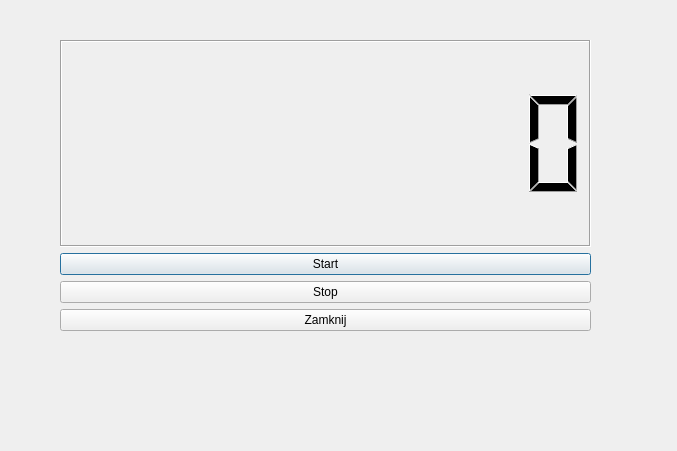
<?xml version="1.0" encoding="UTF-8"?>
<ui version="4.0">
 <class>stoper</class>
 <widget class="QDialog" name="stoper">
  <property name="geometry">
   <rect>
    <x>0</x>
    <y>0</y>
    <width>677</width>
    <height>451</height>
   </rect>
  </property>
  <property name="windowTitle">
   <string>Dialog</string>
  </property>
  <widget class="QWidget" name="">
   <property name="geometry">
    <rect>
     <x>60</x>
     <y>40</y>
     <width>531</width>
     <height>291</height>
    </rect>
   </property>
   <layout class="QVBoxLayout" name="verticalLayout">
    <item>
     <widget class="QLCDNumber" name="lcdNumber">
      <property name="frameShadow">
       <enum>QFrame::Sunken</enum>
      </property>
      <property name="digitCount">
       <number>9</number>
      </property>
     </widget>
    </item>
    <item>
     <widget class="QPushButton" name="startstoper">
      <property name="toolTipDuration">
       <number>-1</number>
      </property>
      <property name="text">
       <string>Start</string>
      </property>
      <property name="autoRepeat">
       <bool>false</bool>
      </property>
     </widget>
    </item>
    <item>
     <widget class="QPushButton" name="stopstoper">
      <property name="text">
       <string>Stop</string>
      </property>
     </widget>
    </item>
    <item>
     <widget class="QPushButton" name="pushButton">
      <property name="text">
       <string>Zamknij</string>
      </property>
     </widget>
    </item>
   </layout>
  </widget>
 </widget>
 <resources/>
 <connections>
  <connection>
   <sender>pushButton</sender>
   <signal>clicked()</signal>
   <receiver>stoper</receiver>
   <slot>close()</slot>
   <hints>
    <hint type="sourcelabel">
     <x>267</x>
     <y>320</y>
    </hint>
    <hint type="destinationlabel">
     <x>287</x>
     <y>383</y>
    </hint>
   </hints>
  </connection>
 </connections>
</ui>
